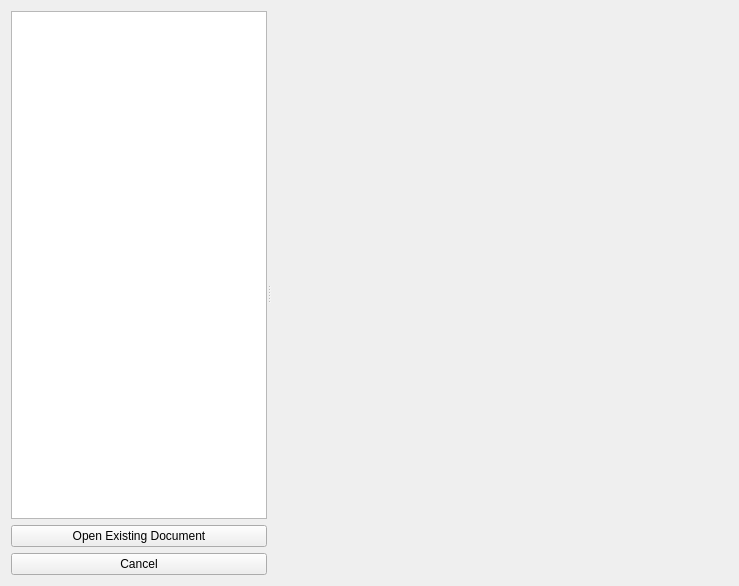
<?xml version="1.0" encoding="UTF-8"?>
<ui version="4.0">
 <class>KisOpenPaneBase</class>
 <widget class="QWidget" name="KisOpenPaneBase">
  <property name="geometry">
   <rect>
    <x>0</x>
    <y>0</y>
    <width>739</width>
    <height>586</height>
   </rect>
  </property>
  <layout class="QHBoxLayout" name="horizontalLayout">
   <item>
    <widget class="QSplitter" name="splitter">
     <property name="orientation">
      <enum>Qt::Horizontal</enum>
     </property>
     <widget class="QWidget" name="layoutWidget">
      <layout class="QVBoxLayout" name="verticalLayout">
       <item>
        <widget class="QTreeWidget" name="m_sectionList">
         <property name="sizePolicy">
          <sizepolicy hsizetype="Expanding" vsizetype="Expanding">
           <horstretch>0</horstretch>
           <verstretch>0</verstretch>
          </sizepolicy>
         </property>
         <property name="iconSize">
          <size>
           <width>48</width>
           <height>48</height>
          </size>
         </property>
         <property name="rootIsDecorated">
          <bool>false</bool>
         </property>
         <property name="uniformRowHeights">
          <bool>false</bool>
         </property>
         <property name="sortingEnabled">
          <bool>true</bool>
         </property>
         <property name="allColumnsShowFocus">
          <bool>true</bool>
         </property>
         <attribute name="headerVisible">
          <bool>false</bool>
         </attribute>
         <column>
          <property name="text">
           <string notr="true">1</string>
          </property>
         </column>
        </widget>
       </item>
       <item>
        <widget class="QPushButton" name="m_openExistingButton">
         <property name="text">
          <string>Open Existing Document</string>
         </property>
        </widget>
       </item>
       <item>
        <widget class="QPushButton" name="cancelButton">
         <property name="text">
          <string>Cancel</string>
         </property>
        </widget>
       </item>
      </layout>
     </widget>
     <widget class="QStackedWidget" name="m_widgetStack">
      <property name="enabled">
       <bool>true</bool>
      </property>
      <property name="sizePolicy">
       <sizepolicy hsizetype="Preferred" vsizetype="Preferred">
        <horstretch>1</horstretch>
        <verstretch>0</verstretch>
       </sizepolicy>
      </property>
      <widget class="QWidget" name="WStackPage"/>
     </widget>
    </widget>
   </item>
  </layout>
 </widget>
 <resources/>
 <connections/>
</ui>
